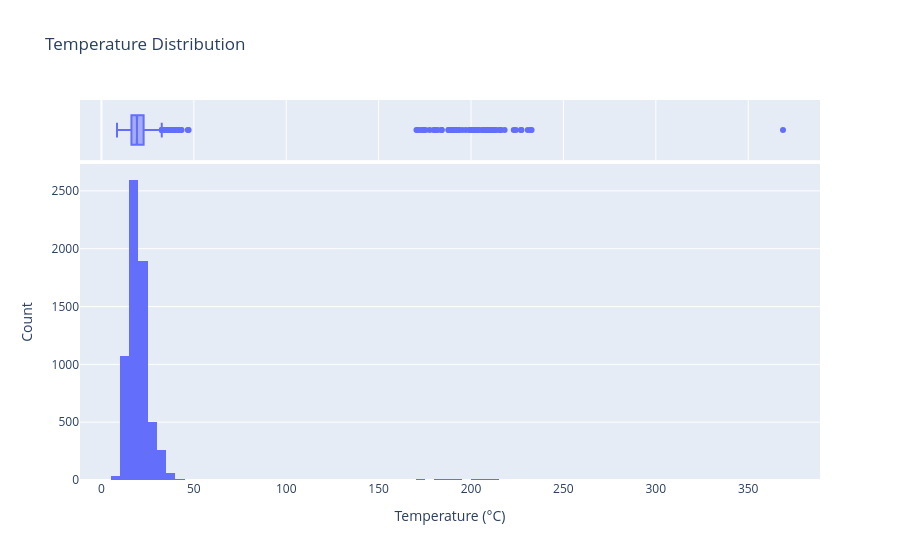

Notebook code cell kept with this figure:
### Markdown cell above
## 3. Temperature distribution

Inspect the main operating range and determine whether high readings form isolated tails or a distinct group.

### Code cell
fig = px.histogram(
    df, x="temp_c", nbins=100,
    marginal="box",
    title="Temperature Distribution",
    labels={"temp_c": "Temperature (°C)"},
)
fig.update_layout(yaxis_title="Count")
fig.show()

### Figure 1 — Plotly figure (JSON) as saved in the notebook; plotly's stock layout.template omitted (floating-point values rounded to 4 significant figures; data arrays with more than 128 entries replaced by an {"elided": "..."} marker saying what was removed)
{"data": [{"bingroup": "x", "hovertemplate": "Temperature (°C)=%{x}<br>count=%{y}<extra></extra>", "legendgroup": "", "marker": {"color": "#636efa", "pattern": {"shape": ""}}, "name": "", "nbinsx": 100, "orientation": "v", "showlegend": false, "type": "histogram", "x": {"elided": "6503 float values"}, "xaxis": "x", "yaxis": "y"}, {"hovertemplate": "Temperature (°C)=%{x}<extra></extra>", "legendgroup": "", "marker": {"color": "#636efa"}, "name": "", "notched": true, "showlegend": false, "type": "box", "x": {"elided": "6503 float values"}, "xaxis": "x2", "yaxis": "y2"}], "layout": {"barmode": "relative", "legend": {"tracegroupgap": 0}, "title": {"text": "Temperature Distribution"}, "xaxis": {"anchor": "y", "domain": [0, 1], "title": {"text": "Temperature (°C)"}}, "xaxis2": {"anchor": "y2", "domain": [0, 1], "matches": "x", "showgrid": true, "showticklabels": false}, "yaxis": {"anchor": "x", "domain": [0, 0.8316], "title": {"text": "Count"}}, "yaxis2": {"anchor": "x2", "domain": [0.8416, 1], "matches": "y2", "showgrid": false, "showline": false, "showticklabels": false, "ticks": ""}}}
